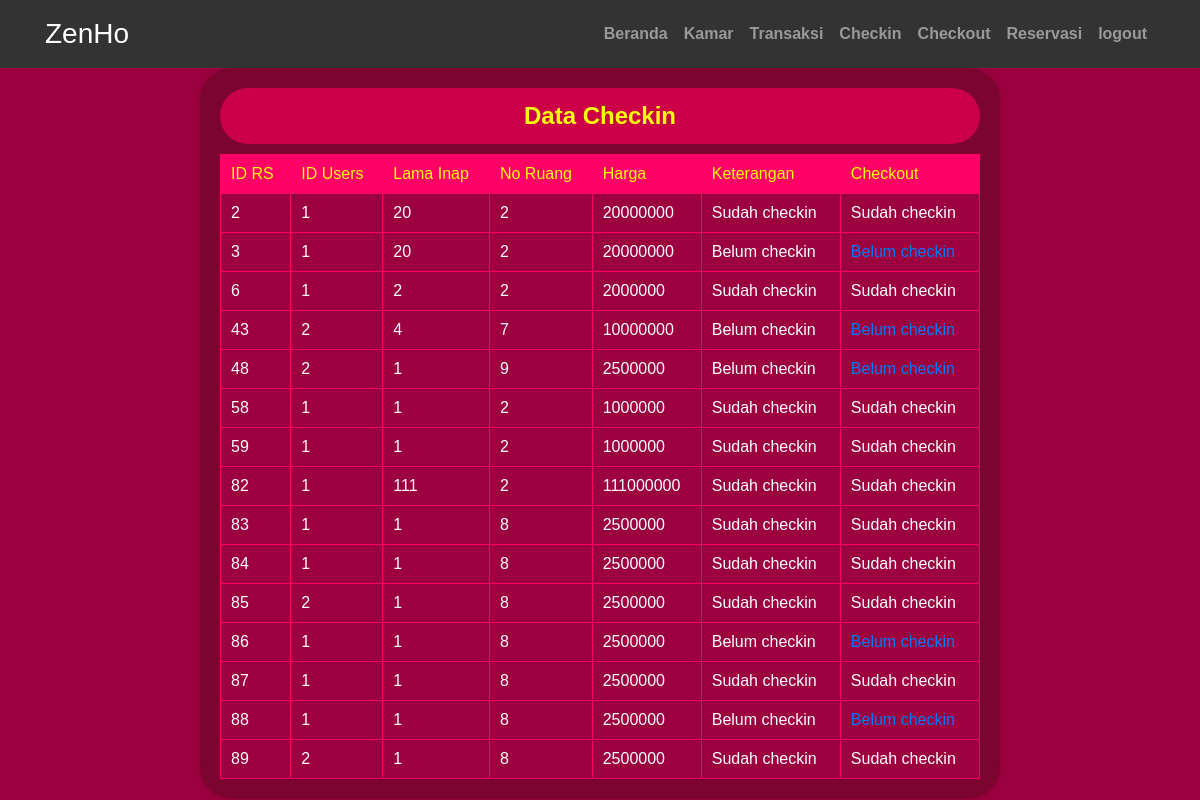
Screenshot of /hotel/reserfasi/table_chekin.php with the database file from the repository.
### tables this page shows
CREATE TABLE `reserfasi` (
  `id_rs` int(50) NOT NULL,
  `id_user` int(100) DEFAULT NULL,
  `j_orang` int(11) DEFAULT NULL,
  `j_ruang` int(11) DEFAULT NULL,
  `stay` int(11) DEFAULT NULL,
  `chek_out` date DEFAULT NULL,
  `roomID` int(20) DEFAULT NULL,
  `id_bed` int(20) DEFAULT NULL,
  `harga` int(200) DEFAULT NULL,
  `checkin` date NOT NULL,
  `nama` varchar(100) NOT NULL
);

### hotel/reserfasi/table_chekin.php (the view, shortened to what this page needs)
<html>
<head>
    <link rel="stylesheet" href="https://maxcdn.bootstrapcdn.com/bootstrap/4.5.2/css/bootstrap.min.css" />
    <link rel="stylesheet" href="zenadmin.css" />
</head>
<body>
    <header class="bg-dark text-white">
        <nav class="navbar navbar-expand-lg navbar-dark">
            <div class="container">
                <a class="navbar-brand" href="#">ZenHo</a>
                <div class="collapse navbar-collapse" id="navbarNav">
                    <ul class="navbar-nav ml-auto">
                    <li class="nav-item">
                            <a class="nav-link" href="../admin/zenadmin.php">Beranda</a>
                        </li>
                        <li class="nav-item">
                            <a class="nav-link" href="../kamar/ramak.php">Kamar</a>
                        </li>
                        <li class="nav-item">
                            <a class="nav-link" href="../transaksi.php">Transaksi</a>
                        </li>
                        <li class="nav-item">
                            <a class="nav-link" href="../reserfasi/table_chekin.php">Checkin</a>
                        </li>
                        <li class="nav-item">
                            <a class="nav-link" href="../chekout/table_chekout.php">Checkout</a>
                        </li>
                        <li class="nav-item">
                            <a class="nav-link" href="../reserfasi/reservasi.php">Reservasi</a>
                        </li>
                        <li class="nav-item">
                            <a class="nav-link" href="../admin/logout.php">logout</a>
                        </li>
                    </ul>
                </div>
            </div>
        </nav>
    </header>
    <div class="full">
        <div class="containerT content w-full">
            <div class="table-title">Data Checkin</div>
            <table class="data-table" border="1" cellpadding="5">
                <tr class="header-row">
                    <td>ID RS</td>
                    <td>ID Users</td>
                    <td>Lama Inap</td>
                    <td>No Ruang</td>
                    <td>Harga</td>
                    <td>Keterangan</td>
                    <td>Checkout</td>
                </tr>
                <?php
            include "../koneksi.php";
            $data = mysqli_query($koneksi, "SELECT * FROM reserfasi");
            while ($data1 = mysqli_fetch_array($data)) {
                $id_rs = $data1["id_rs"];
                $check_query = mysqli_query($koneksi, "SELECT * FROM transaksi WHERE id_rs = $id_rs");
                $keterangan = mysqli_num_rows($check_query) > 0 ? 'Sudah checkin' : 'Belum checkin'; ?>
                <tr>
                    <td>
                        <?php echo $data1["id_rs"] ?>
                    </td>
                    <td>
                        <?php echo $data1["id_user"] ?>
                    </td>
                    <td>
                        <?php echo $data1["stay"] ?>
                    </td>
                    <td>
                        <?php echo $data1["roomID"] ?>
                    </td>
                    <td>
                        <?php echo $data1["harga"] ?>
                    </td>
                    <td>
                        <?php echo $keterangan; ?>
                    </td>
                    <td>
                        <?php if ($keterangan !== 'Sudah checkin') { ?>
                        <a href="../reserfasi/chekin.php?id=<?php echo $data1['id_rs']; ?>">Belum checkin</a>
                        <?php } else { ?>
                        Sudah checkin
                        <?php } ?>
                    </td>
                </tr>
                <?php
            }
            ?>
            </table>
        </div>
    </div>
</body>
</html>

### hotel/admin/zenadmin.css (style rules this page uses)
* { margin-top: 0; padding-top: 0; }
.navbar { background-color: #333; }
.navbar-brand { font-size: 28px; }
.nav-link { color: #fff; font-weight: bold; }

### hotel/reserfasi/table_chekin.php (style rules this page uses)
body, h1, h2, h3, p, div { margin: 0; padding: 0; }
body { font-family: Arial, sans-serif; background: rgb(156, 0, 62); margin: 0; padding: 0; width: 100%; height: 100vh; }
.full { min-height: 92%; }
.containerT { background-color: rgb(124, 4, 46); padding: 20px; border-radius: 2rem; -webkit-border-radius: 2rem; -moz-border-radius: 2rem; -ms-border-radius: 2rem; -o-border-radius: 2rem; box-shadow: 0 0 10px rgba(0, 0, 0, 0.1); margin: 20px; text-align: center; margin: 0 auto; max-width: 800px; }
.table-title { font-size: 24px; font-weight: bold; margin-bottom: 10px; border-radius: 2rem; -webkit-border-radius: 2rem; -moz-border-radius: 2rem; -ms-border-radius: 2rem; -o-border-radius: 2rem; background-color: rgb(203, 0, 71); color: rgb(247, 255, 10); padding: 10px; }
.data-table { width: 100%; border-collapse: collapse; background-color: rgb(156, 0, 62); border: 1px solid ; border-color: rgb(255, 0, 102); color: #fff; }
.data-table th, .data-table td { padding: 10px; text-align: left; }
.header-row { background-color: rgb(255, 0, 102); color: rgb(247, 255, 10) ; }
.data-table tr:nth-child(even) { background-color: rgb(156, 0, 62); }

### rows the page displays
reserfasi: id_rs "2", id_user "1", stay "20", roomID "2", harga "20000000", keterangan "Sudah checkin"
reserfasi: id_rs "3", id_user "1", stay "20", roomID "2", harga "20000000", keterangan "Belum checkin"
reserfasi: id_rs "6", id_user "1", stay "2", roomID "2", harga "2000000", keterangan "Sudah checkin"
reserfasi: id_rs "43", id_user "2", stay "4", roomID "7", harga "10000000", keterangan "Belum checkin"
reserfasi: id_rs "48", id_user "2", stay "1", roomID "9", harga "2500000", keterangan "Belum checkin"
reserfasi: id_rs "58", id_user "1", stay "1", roomID "2", harga "1000000", keterangan "Sudah checkin"
reserfasi: id_rs "59", id_user "1", stay "1", roomID "2", harga "1000000", keterangan "Sudah checkin"
reserfasi: id_rs "82", id_user "1", stay "111", roomID "2", harga "111000000", keterangan "Sudah checkin"
reserfasi: id_rs "83", id_user "1", stay "1", roomID "8", harga "2500000", keterangan "Sudah checkin"
reserfasi: id_rs "84", id_user "1", stay "1", roomID "8", harga "2500000", keterangan "Sudah checkin"
reserfasi: id_rs "85", id_user "2", stay "1", roomID "8", harga "2500000", keterangan "Sudah checkin"
reserfasi: id_rs "86", id_user "1", stay "1", roomID "8", harga "2500000", keterangan "Belum checkin"
reserfasi: id_rs "87", id_user "1", stay "1", roomID "8", harga "2500000", keterangan "Sudah checkin"
reserfasi: id_rs "88", id_user "1", stay "1", roomID "8", harga "2500000", keterangan "Belum checkin"
reserfasi: id_rs "89", id_user "2", stay "1", roomID "8", harga "2500000", keterangan "Sudah checkin"
